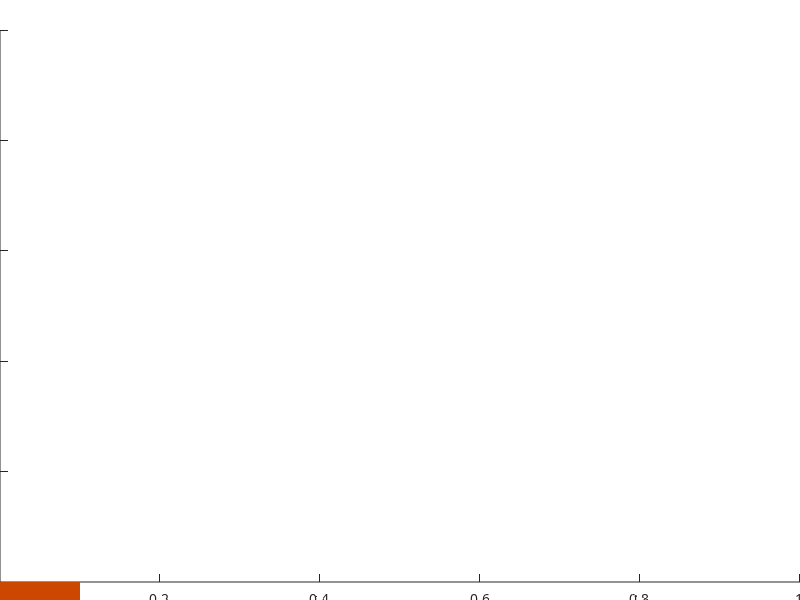

MATLAB code for this plot: (Note: this script raises an error after producing the figure.)

function zjPlayer_script
captureDir = 'D:\Experiment_data\'; % change to the target dir
frameRate = 25; % chang to any value you like.

fH = figure('name','zjPlayer1.0','NumberTitle','off','KeyPressFcn', @keypressfcn1,'Interruptible','off','color','k', ...
    'BusyAction','cancel','Resize','on','Units', 'Norm',...
    'WindowButtonDownFcn',@WBDF, 'WindowButtonUpFcn', @WBUF,...
    'WindowButtonMotionFcn',@WBMF);
barHeightNorm = .03;
barWidthNorm = .1;
videoAxes = axes('Parent', fH, 'fontname', 'a','Units', 'norm',...
    'Position', [0, barHeightNorm, 1, 1 - barHeightNorm - .05]);
barAxes = axes('Parent', fH, 'Position', [0, 0, 1, barHeightNorm] ,'xlim',[0 1], 'ylim', [0 1],'visible', 'on');
axis off
barH = patch('Parent', barAxes, 'xdata', [0 0 barWidthNorm barWidthNorm] , 'ydata', [0 1 1 0],...
    'edgecolor' ,'none','facecolor', [.8 .28 0]);

captureList = get_subfilepath(fullfile(captureDir,'*.jpg'));
fH.CurrentAxes = videoAxes;
im = imread(captureList{1});
imH = imshow(im,'Parent', videoAxes);
%  text(.9,1,sprintf('fps%03d', frameRate),'color','red','fontname',...
%     'microsoft uighur','Parent', fH,'Units','norm');
imSize = size(im)

textH = annotation(fH,'textbox',...
    [.8 .9 .2 .1],...
    'String',sprintf('fps: %03d', frameRate),...
    'FitBoxToText','on','color',[.85 .33 .1],'fontname',...
    'microsoft uighur','Units','norm','fontsize',16,...
    'linestyle','none');
titleH = title('start','parent',videoAxes, 'fontname', 'microsoft uighur','fontsize',16,'color',[.47 .67 .19]);
if imSize(1)<1080 && imSize(2)<1920, truesize, end
frameNum = numel(captureList);

click = 0;
iFrame = 0;


playTimer = timer('TimerFcn', @timefcn1, 'Period',1/frameRate, 'ExecutionMode','fixedrate');



start(playTimer);

    function timefcn1(~, ~)
        if iFrame < frameNum
            iFrame = iFrame + 1;
            refreshFrame(iFrame);
            %             pause(0.001)
        else
            stop(playTimer)
        end
    end
    function refreshFrame(newFrame)
        if newFrame < 1; newFrame = 1;   end
        if newFrame > frameNum; newFrame = frameNum;   end
        barH.XData = [-barWidthNorm/2 -barWidthNorm/2 barWidthNorm/2 barWidthNorm/2] + newFrame/frameNum;
        refreshImg(newFrame)
%         curpoint = fH.CurrentPoint;
        %         title(sprintf('frame %04d click %d curpoint %f %f',newFrame,
        %         click, curpoint(1), curpoint(2)),'parent',videoAxes)  %for test
%         title(sprintf('frame %04d',newFrame),'parent',videoAxes, 'fontname', 'microsoft uighur','fontsize',16)
        titleH.String = sprintf('frame %04d',newFrame);
%         pause(.0001)
        %         drawnow;
    end
    function refreshImg(newFrame)
        
        img = imread(captureList{newFrame});
        imH.CData = img;
%         videoAxes.CData = img;
%         imshow(img, 'Parent', videoAxes)
    end
    function WBDF(~, ~)
        curPoint = fH.CurrentPoint;
        if curPoint(2) < barHeightNorm
            click = 1;
            iFrame = floor(frameNum * curPoint(1));
            refreshFrame(iFrame)
        else
            click = 0;
        end
        
    end

    function WBUF(~,~)
        click = 0;
    end
    function WBMF(~,~)
        
        if click == 0; return; end
        fH.Units = 'norm';
        curPoint = fH.CurrentPoint;
        
        barH.XData = [0 0 barWidthNorm barWidthNorm] + curPoint(1);
        iFrame = floor(frameNum * curPoint(1));
        refreshFrame(iFrame)
    end
    function keypressfcn1(~, event)
        switch event.Key
            case 'rightarrow'
                iFrame = iFrame+10;
                refreshFrame(iFrame);
                disp('====> + 10 frames');
            case 'leftarrow'
                iFrame = iFrame - 10;
                refreshFrame(iFrame);
                disp('<==== - 10 frames');
            case 'downarrow'
                iFrame = iFrame+1;
                refreshFrame(iFrame);
                disp('==> + 01 frames');
            case 'uparrow'
                iFrame = iFrame - 1;
                refreshFrame(iFrame);
                disp('<== - 01 frames');
            case 'space'
                if strcmp(get(playTimer,'running'), 'on')
                    disp('pause');
                    refreshFrame(iFrame);
                    stop(playTimer);
                elseif strcmp(get(playTimer,'running'), 'off')
                    disp('resume');
                    start(playTimer)
                end
            case 'q'
                stop(playTimer)
                disp('quit')
                close(fH)
            case 'home'
                disp('ahead')
                iFrame = 1;
                refreshFrame(iFrame)
            case 'end'
                disp('end')
                iFrame = frameNum;
                refreshFrame(iFrame);
        end
    end
end

